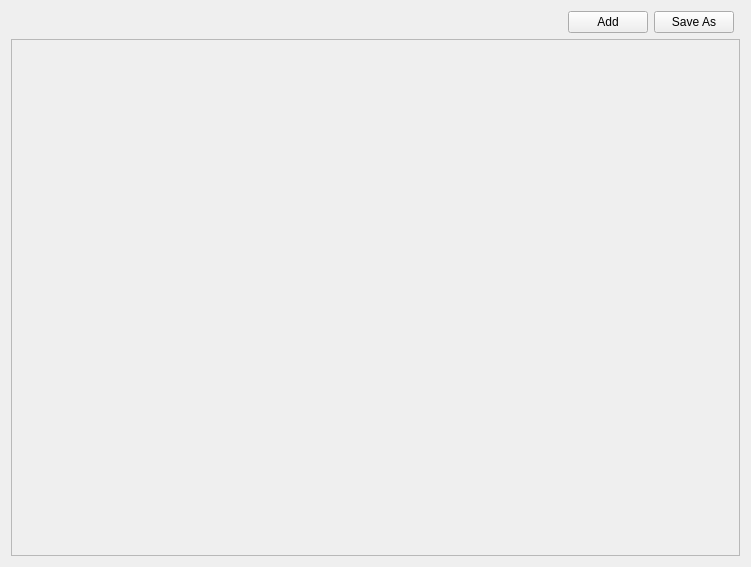
<?xml version="1.0" encoding="UTF-8"?>
<ui version="4.0">
 <class>LBCTuning</class>
 <widget class="QWidget" name="LBCTuning">
  <property name="geometry">
   <rect>
    <x>0</x>
    <y>0</y>
    <width>751</width>
    <height>567</height>
   </rect>
  </property>
  <property name="sizePolicy">
   <sizepolicy hsizetype="Minimum" vsizetype="Expanding">
    <horstretch>0</horstretch>
    <verstretch>0</verstretch>
   </sizepolicy>
  </property>
  <property name="windowTitle">
   <string>LBC Tuning</string>
  </property>
  <layout class="QGridLayout" name="gridLayout">
   <item row="2" column="0" colspan="5">
    <widget class="QScrollArea" name="scrollArea">
     <property name="widgetResizable">
      <bool>true</bool>
     </property>
     <widget class="QWidget" name="scrollAreaWidget">
      <property name="geometry">
       <rect>
        <x>0</x>
        <y>0</y>
        <width>731</width>
        <height>518</height>
       </rect>
      </property>
      <layout class="QGridLayout" name="scrollAreaLayout"/>
     </widget>
    </widget>
   </item>
   <item row="1" column="1">
    <spacer name="horizontalSpacer">
     <property name="orientation">
      <enum>Qt::Horizontal</enum>
     </property>
     <property name="sizeHint" stdset="0">
      <size>
       <width>40</width>
       <height>20</height>
      </size>
     </property>
    </spacer>
   </item>
   <item row="1" column="3">
    <widget class="QPushButton" name="saveAs_btn">
     <property name="text">
      <string>Save As</string>
     </property>
    </widget>
   </item>
   <item row="1" column="2">
    <widget class="QPushButton" name="add_btn">
     <property name="text">
      <string>Add</string>
     </property>
    </widget>
   </item>
  </layout>
 </widget>
 <tabstops>
  <tabstop>add_btn</tabstop>
  <tabstop>saveAs_btn</tabstop>
  <tabstop>scrollArea</tabstop>
 </tabstops>
 <resources/>
 <connections/>
</ui>
